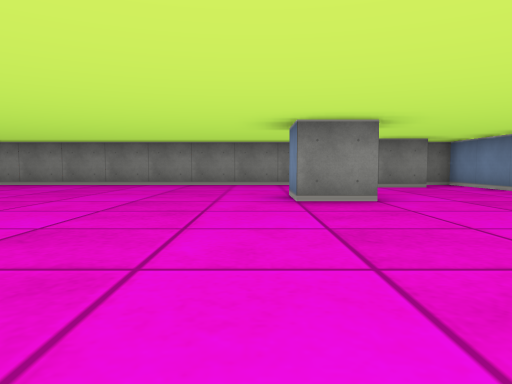
View 1 (above)

24 first-person views from a walk through a cub3D maze. The camera is about half as high as the walls, tilts 4° down and sees 70° across. The floor is counted in squares. Each view is taken from the middle of a square. On the plan, view 1 faces up. The plan holds only what a view shows up to about 9 squares ahead; the rest is blank.

View 2
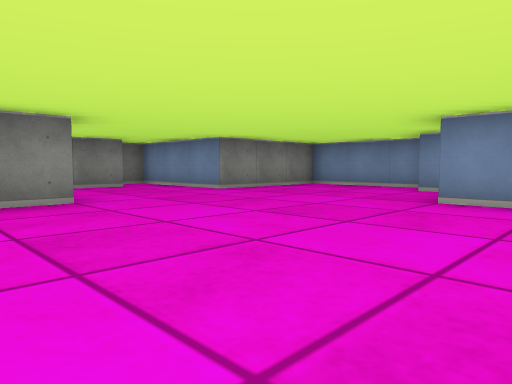

View 3
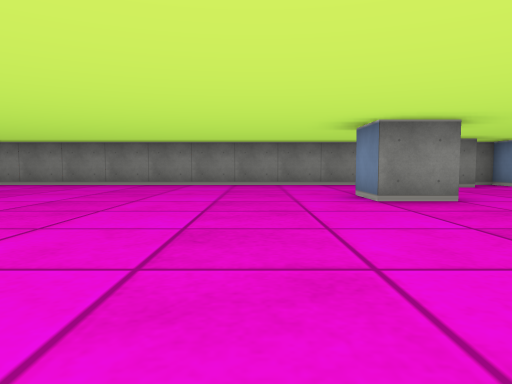

View 4
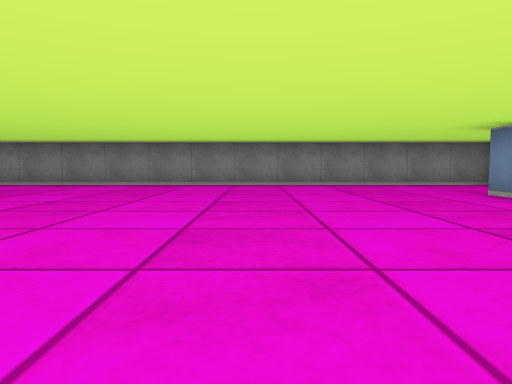

View 5
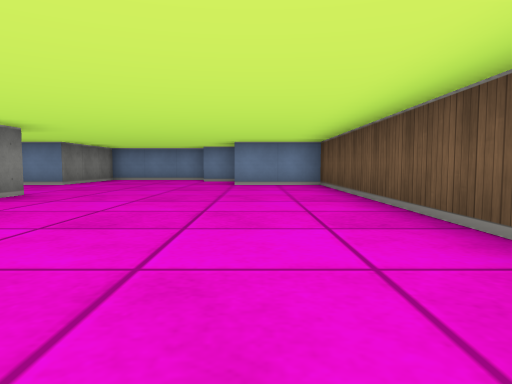

View 6
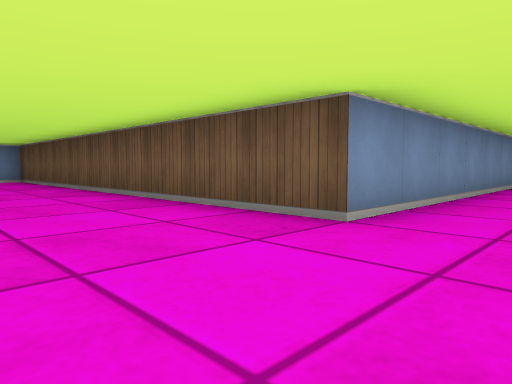

View 7
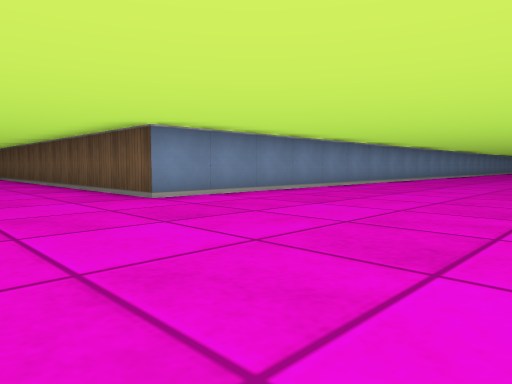

View 8
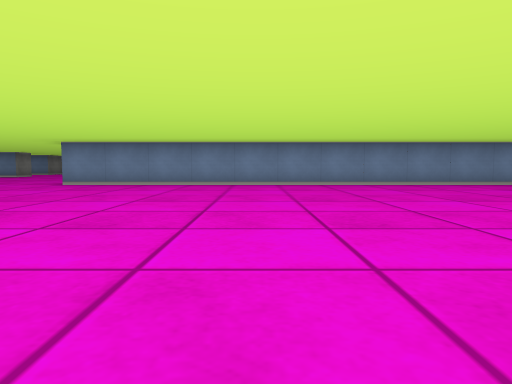

View 9
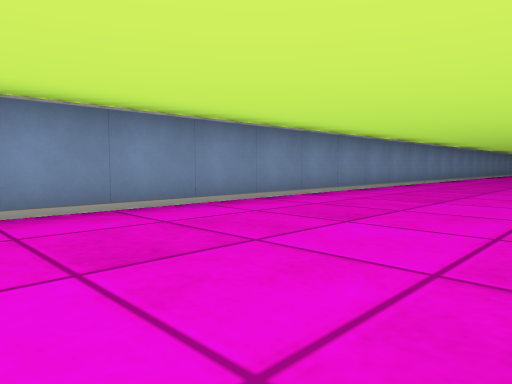

View 10
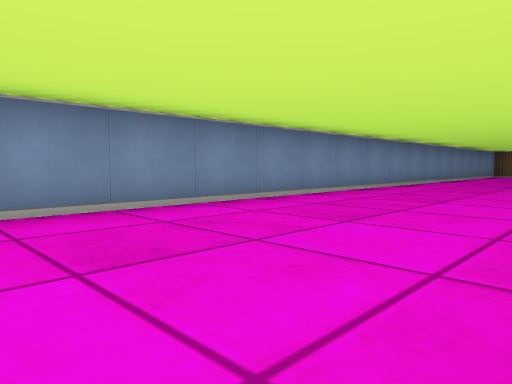

View 11
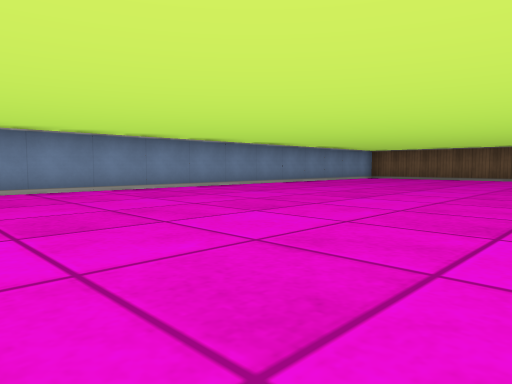

View 12
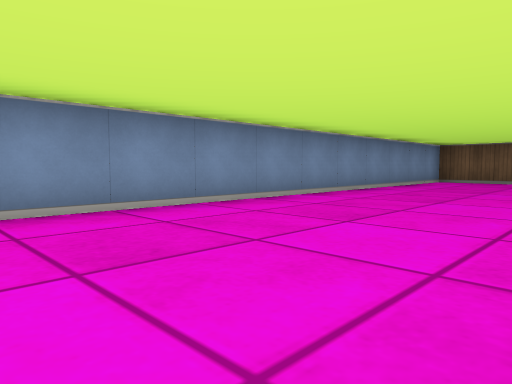

View 13
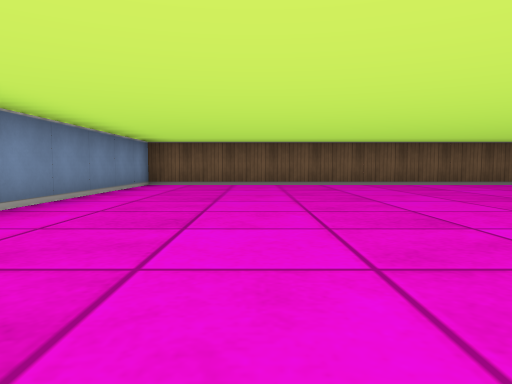

View 14
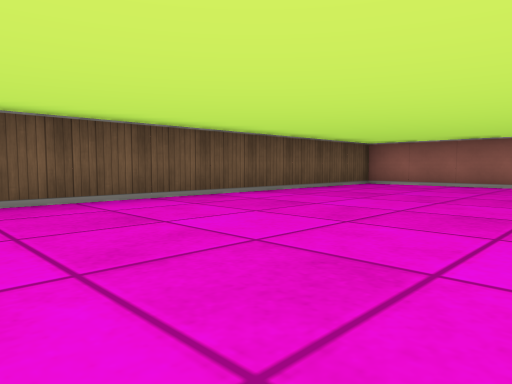

View 15
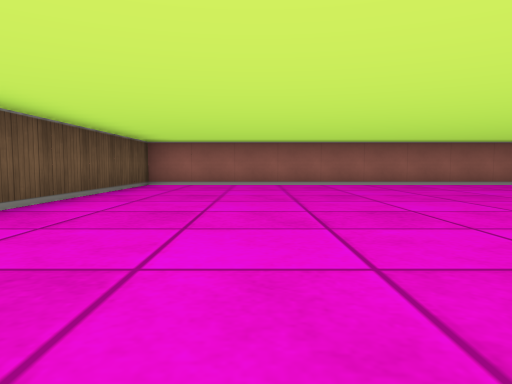

View 16
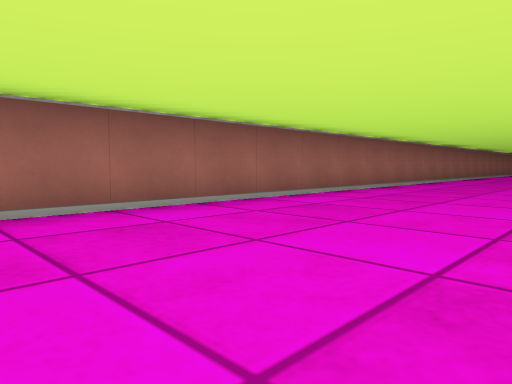

View 17
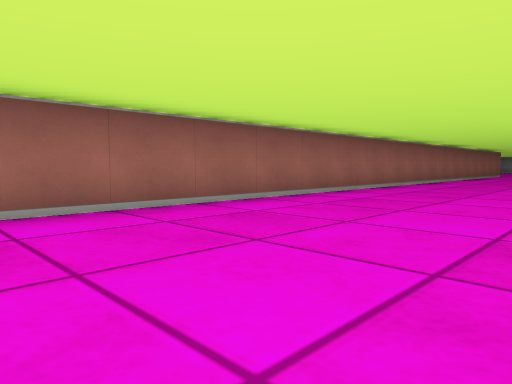

View 18
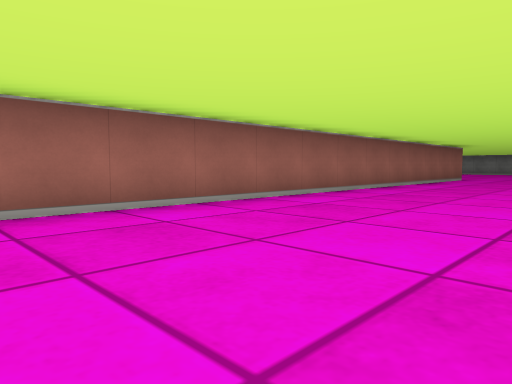

View 19
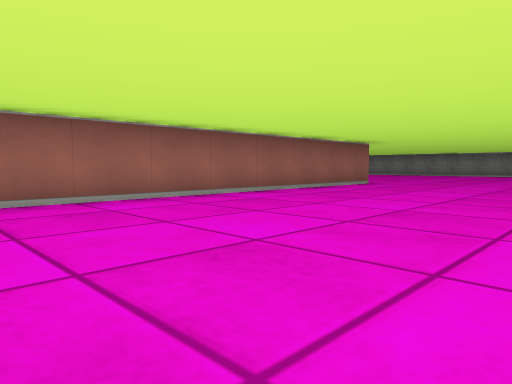

View 20
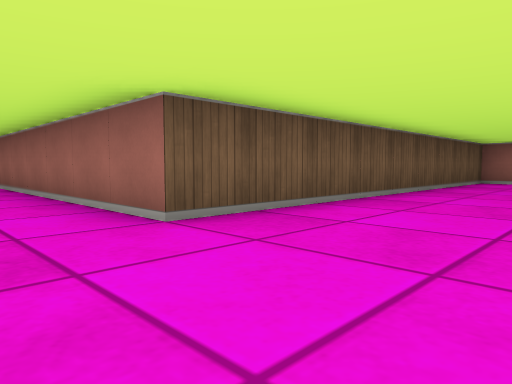

View 21
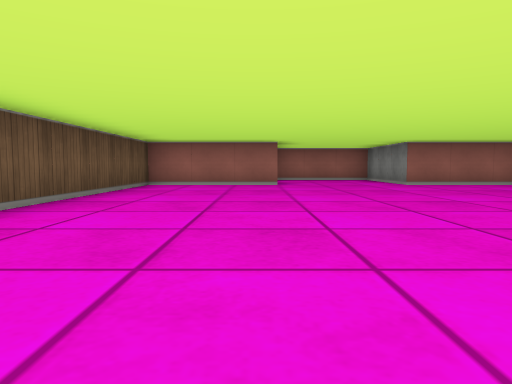

View 22
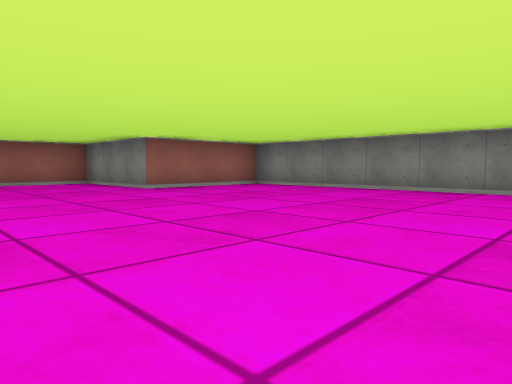

View 23
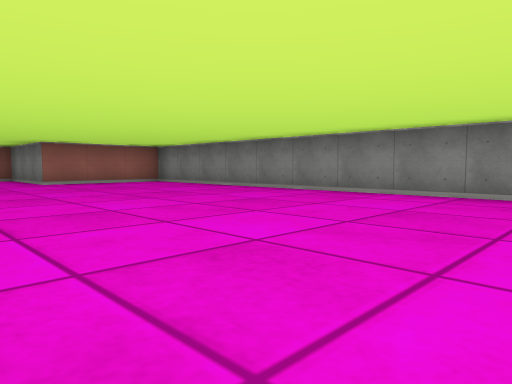

View 24
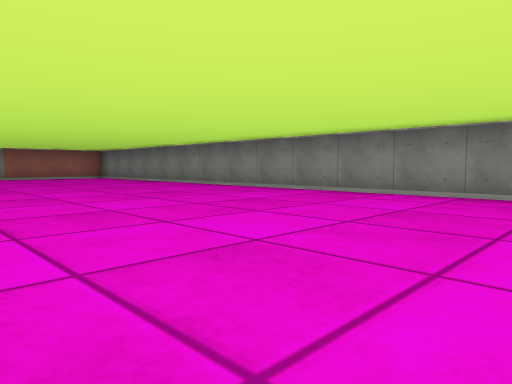

### Floor plan
Points are (right, up) in squares from view 1. A wall is a line through its corners. A room is listed if a view was taken in it or the views show most of it. See-through windows are left out.
Room 1 (views 1, 2, 3, 4, 5, 6, 7, 8, 9, 10, 11, 12, 13, 14, 15, 16, 17, 18, 19, 20, 21, 22, 23, 24)
walls: (-14.9, 8.5) (-27.5, 8.5) (-27.5, 5.5) (-30.5, 5.5) (-30.5, 3.6); (1.6, 4.5) (0.5, 4.5) (0.5, 5.5); (-27.5, 2.5) (-27.5, -0.5) (-18.5, -0.5) (-18.5, -27.5) (-5.5, -27.5) (-5.5, -0.5) (4.5, -0.5) (4.5, 1.5); (2.5, 8.5) (-9, 8.5); (3.6, 7.5) (2.5, 7.5); (7.5, 2.9) (7.5, 5.5) (4.5, 5.5) (4.5, 8.5) (3.9, 8.5)

Where each view was taken, in squares from view 1:
view 1: 0 up, 0 right, facing up
view 2: 0 up, 0 right, facing up-right
view 3: 0 up, 1 left, facing up
view 4: 0 up, 3 left, facing up
view 5: 1 up, 4 left, facing right
view 6: 2 up, 7 left, facing down-right
view 7: 2 up, 10 left, facing down-right
view 8: 5 down, 14 left, facing right
view 9: 7 down, 9 left, facing down-right
view 10: 11 down, 9 left, facing down-right
view 11: 15 down, 12 left, facing down-right
view 12: 17 down, 9 left, facing down-right
view 13: 19 down, 8 left, facing down
view 14: 23 down, 10 left, facing down-left
view 15: 25 down, 10 left, facing left
view 16: 23 down, 15 left, facing up-left
view 17: 18 down, 15 left, facing up-left
view 18: 13 down, 15 left, facing up-left
view 19: 9 down, 14 left, facing up-left
view 20: 2 up, 17 left, facing down-left
view 21: 2 up, 19 left, facing left
view 22: 2 up, 21 left, facing up-left
view 23: 3 up, 18 left, facing up-left
view 24: 3 up, 14 left, facing up-left
